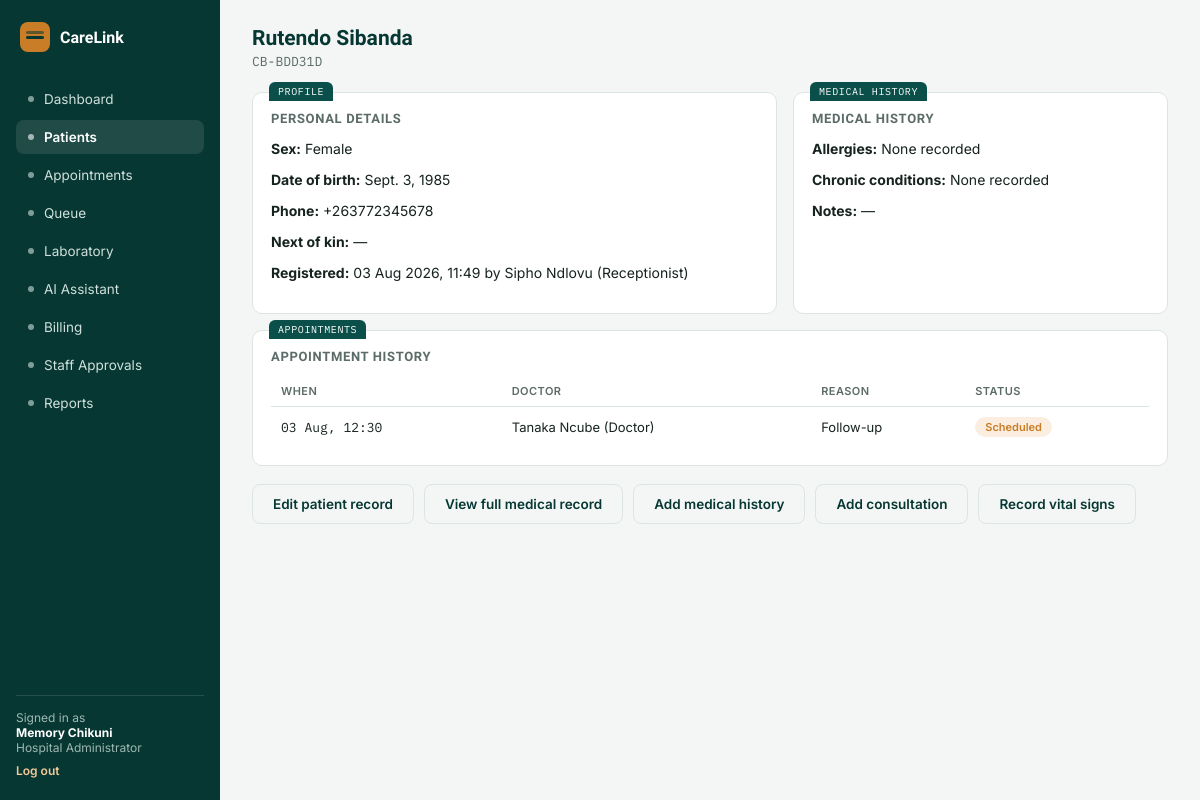
Screenshot of /patients/2/ (signed in) with the database file from the repository.
### accounts/models.py (models this page shows)
class User(AbstractUser):
    class Role(models.TextChoices):
        ADMIN = "ADMIN", "Hospital Administrator"
        DOCTOR = "DOCTOR", "Doctor"
        RECEPTIONIST = "RECEPTIONIST", "Receptionist"
        LAB_TECHNICIAN = "LAB_TECHNICIAN", "Laboratory Technician"
    role = models.CharField(max_length=20, choices=Role.choices, default=Role.RECEPTIONIST)
    staff_id = models.CharField(max_length=20, unique=True, null=True, blank=True)
    department = models.CharField(max_length=100, blank=True)
    is_approved = models.BooleanField(
        default=False,
        help_text="Staff accounts must be approved by a Hospital Administrator before they can log in.",
    )
    def __str__(self):
        return f"{self.get_full_name() or self.username} ({self.get_role_display()})"

### patients/models.py (models this page shows, shortened)
class Patient(models.Model):
    class Sex(models.TextChoices):
        FEMALE = "F", "Female"
        MALE = "M", "Male"
    patient_id = models.CharField(max_length=12, unique=True, default=generate_patient_id, editable=False)
    full_name = models.CharField(max_length=150)
    date_of_birth = models.DateField()
    sex = models.CharField(max_length=1, choices=Sex.choices)
    phone_number = models.CharField(max_length=20, blank=True)
    next_of_kin = models.CharField(max_length=150, blank=True, help_text="Name and phone number")
    allergies = models.CharField(max_length=255, blank=True)
    chronic_conditions = models.CharField(max_length=255, blank=True)
    notes = models.TextField(blank=True)
    registered_at = models.DateTimeField(auto_now_add=True)
    registered_by = models.ForeignKey(
        "accounts.User", on_delete=models.SET_NULL, null=True, related_name="patients_registered"
    )
    class Meta:
        ordering = ["-registered_at"]

### appointments/models.py (models this page shows, shortened)
class Appointment(models.Model):
    class Status(models.TextChoices):
        SCHEDULED = "SCHEDULED", "Scheduled"
        PENDING = "PENDING", "Scheduled"
        CONFIRMED = "CONFIRMED", "Confirmed"
        COMPLETED = "COMPLETED", "Completed"
        CANCELLED = "CANCELLED", "Cancelled"
    patient = models.ForeignKey(Patient, on_delete=models.CASCADE, related_name="appointments")
    doctor = models.ForeignKey(
        settings.AUTH_USER_MODEL, on_delete=models.SET_NULL, null=True,
        limit_choices_to={"role": "DOCTOR"}, related_name="appointments",
    )
    reason = models.CharField(max_length=255)
    scheduled_at = models.DateTimeField()
    status = models.CharField(max_length=20, choices=Status.choices, default=Status.SCHEDULED)
    notes = models.TextField(blank=True)
    created_at = models.DateTimeField(auto_now_add=True)
    class Meta:
        ordering = ["scheduled_at"]

### patients/views.py (the view)
# urls.py: path("patients/<int:pk>/", patient_views.patient_detail, name="patient_detail"),
@login_required
@user_passes_test(can_view_patients)
@require_http_methods(["GET"])
def patient_detail(request, pk):
    patient = get_object_or_404(Patient, pk=pk)
    if request.user.role == User.Role.RECEPTIONIST and request.user != patient.registered_by:
        messages.error(request, "You do not have permission to view this patient record.")
        return redirect("patient_list")
    medical_history = patient.medical_histories.order_by("-updated_at").first()
    consultations = patient.consultations.select_related("doctor").all()
    vital_signs = patient.vital_signs.select_related("recorded_by").all()
    return render(
        request,
        "patients/detail.html",
        {
            "patient": patient,
            "medical_history": medical_history,
            "consultations": consultations,
            "vital_signs": vital_signs,
        },
    )

### patients/views.py (called while the page is built)
def can_view_patients(user):
    return user.is_authenticated and user.role in {User.Role.ADMIN, User.Role.DOCTOR, User.Role.RECEPTIONIST}

### templates/patients/detail.html
{% extends "base.html" %}
{% block content %}
<div class="topbar"><div><h1>{{ patient.full_name }}</h1><p class="mono">{{ patient.patient_id }}</p></div></div>
<div class="grid-2">
  <div class="card tab" data-tab="PROFILE">
    <h3 class="section">Personal details</h3>
    <p><b>Sex:</b> {{ patient.get_sex_display }}</p>
    <p><b>Date of birth:</b> {{ patient.date_of_birth }}</p>
    <p><b>Phone:</b> {{ patient.phone_number|default:"—" }}</p>
    <p><b>Next of kin:</b> {{ patient.next_of_kin|default:"—" }}</p>
    <p><b>Registered:</b> {{ patient.registered_at|date:"d M Y, H:i" }} by {{ patient.registered_by|default:"—" }}</p>
  </div>
  <div class="card tab" data-tab="MEDICAL HISTORY">
    <h3 class="section">Medical history</h3>
    <p><b>Allergies:</b> {{ patient.allergies|default:"None recorded" }}</p>
    <p><b>Chronic conditions:</b> {{ patient.chronic_conditions|default:"None recorded" }}</p>
    <p><b>Notes:</b> {{ patient.notes|default:"—" }}</p>
  </div>
</div>
<div class="card tab" data-tab="APPOINTMENTS">
  <h3 class="section">Appointment history</h3>
  <table>
    <tr><th>When</th><th>Doctor</th><th>Reason</th><th>Status</th></tr>
    {% for a in patient.appointments.all %}
    <tr><td class="mono">{{ a.scheduled_at|date:"d M, H:i" }}</td><td>{{ a.doctor|default:"Unassigned" }}</td><td>{{ a.reason }}</td><td><span class="pill {{ a.status|lower }}">{{ a.get_status_display }}</span></td></tr>
    {% empty %}
    <tr><td colspan="4" style="color:var(--muted);">No appointments yet.</td></tr>
    {% endfor %}
  </table>
</div>
<div class="actions" style="margin-top:18px;">
  {% if user.role == "ADMIN" or user.role == "RECEPTIONIST" %}
    <a class="btn ghost" href="{% url 'update_patient' patient.pk %}">Edit patient record</a>
  {% endif %}
  {% if user.role == "ADMIN" or user.role == "DOCTOR" %}
    <a class="btn ghost" href="{% url 'medical_record_history' patient.pk %}">View full medical record</a>
    <a class="btn ghost" href="{% url 'add_medical_history' patient.pk %}">Add medical history</a>
    <a class="btn ghost" href="{% url 'add_consultation' patient.pk %}">Add consultation</a>
    <a class="btn ghost" href="{% url 'add_vital_signs' patient.pk %}">Record vital signs</a>
  {% endif %}
</div>
{% endblock %}

### templates/base.html (shortened to what this page needs)
{% load static %}
<!DOCTYPE html>
<html lang="en">
<head>
<link rel="stylesheet" href="{% static 'css/style.css' %}">
</head>
<body>
<div class="app">
  <aside class="sidebar">
    <div class="brand"><div class="mark"></div><span>CareLink</span></div>
    {% if user.role == "ADMIN" %}
      <a class="nav-item {% if request.path == '/dashboard/' %}on{% endif %}" href="{% url 'dashboard' %}"><span class="dot"></span>Dashboard</a>
      <a class="nav-item {% if '/patients' in request.path %}on{% endif %}" href="{% url 'patient_list' %}"><span class="dot"></span>Patients</a>
      <a class="nav-item {% if '/appointments' in request.path %}on{% endif %}" href="{% url 'appointment_list' %}"><span class="dot"></span>Appointments</a>
      <a class="nav-item {% if '/queue' in request.path %}on{% endif %}" href="{% url 'queue_dashboard' %}"><span class="dot"></span>Queue</a>
      <a class="nav-item {% if '/laboratory' in request.path %}on{% endif %}" href="{% url 'lab_dashboard' %}"><span class="dot"></span>Laboratory</a>
      <a class="nav-item {% if '/assistant' in request.path %}on{% endif %}" href="{% url 'assistant_chat' %}"><span class="dot"></span>AI Assistant</a>
      <a class="nav-item {% if '/billing' in request.path %}on{% endif %}" href="{% url 'invoice_list' %}"><span class="dot"></span>Billing</a>
      <a class="nav-item {% if '/staff/pending' in request.path %}on{% endif %}" href="{% url 'pending_staff' %}"><span class="dot"></span>Staff Approvals</a>
      <a class="nav-item {% if request.path == '/reports/' %}on{% endif %}" href="{% url 'reports' %}"><span class="dot"></span>Reports</a>
    {% endif %}
    <div class="sidebar-foot">
      Signed in as<br><b style="color:#fff;">{{ user.get_full_name|default:user.username }}</b><br>{{ user.get_role_display }}
      <a href="{% url 'logout' %}">Log out</a>
    </div>
  </aside>
  <main class="main">
    {% block content %}{% endblock %}
  </main>
</div>
</body>
</html>

### static/css/style.css (style rules this page uses)
:root { --bg:#F3F6F5; --surface:#FFFFFF; --primary:#0B4F4A; --primary-dark:#073732; --primary-tint:#E4EEEC; --accent:#C97D26; --accent-tint:#FBEEE0; --danger:#B23A48; --danger-tint:#F7E7E8; --text:#16231F; --muted:#5B6B67; --border:#DCE5E2; --radius:10px; }
* { box-sizing:border-box; }
body { margin:0;background:var(--bg);color:var(--text);font-family:'Inter',Arial,sans-serif;font-size:14px; }
h1,h2,h3 { font-family:'Sora',Arial,sans-serif; }
.mono { font-family:'IBM Plex Mono',monospace; }
a { color:inherit;text-decoration:none; }
.app { display:grid;grid-template-columns:220px 1fr;min-height:100vh; }
.sidebar { background:var(--primary-dark);color:#fff;padding:22px 16px;display:flex;flex-direction:column;gap:4px; }
.brand { display:flex;align-items:center;gap:10px;margin-bottom:26px;padding:0 4px; }
.brand .mark { width:30px;height:30px;border-radius:8px;background:var(--accent);position:relative;flex:none; }
.brand .mark::after { content:"";position:absolute;left:6px;top:14px;width:18px;height:3px;background:var(--primary-dark);border-radius:2px; }
.brand .mark::before { content:"";position:absolute;left:6px;top:9px;width:18px;height:3px;background:var(--primary-dark);border-radius:2px;opacity:.55; }
.brand span { font-family:'Sora',Arial,sans-serif;font-weight:600;font-size:16px;color:#fff; }
.nav-item { display:flex;align-items:center;gap:10px;padding:9px 12px;border-radius:8px;color:#CFE0DC;font-size:13.5px; }
.nav-item.on { background:rgba(255,255,255,.1);color:#fff;font-weight:600; }
.nav-item .dot { width:6px;height:6px;border-radius:50%;background:currentColor;opacity:.6;flex:none; }
.sidebar-foot { margin-top:auto;padding-top:14px;border-top:1px solid rgba(255,255,255,.12);font-size:12px;color:#9FB8B3; }
.sidebar-foot a { display:block;margin-top:8px;color:#F3C89A;font-weight:600; }
.main { padding:26px 32px;max-width:1100px; }
.topbar { display:flex;justify-content:space-between;align-items:flex-start;margin-bottom:22px;flex-wrap:wrap;gap:12px; }
.topbar h1 { font-size:21px;margin:0 0 3px;color:var(--primary-dark); }
.topbar p { margin:0;color:var(--muted);font-size:13px; }
.card { background:var(--surface);border:1px solid var(--border);border-radius:var(--radius);position:relative;padding:18px;margin-bottom:16px; }
.card.tab::before { content:attr(data-tab);position:absolute;top:-11px;left:16px;background:var(--primary);color:#fff;font-family:'IBM Plex Mono',monospace;font-size:10px;letter-spacing:.06em;padding:3px 9px;border-radius:6px 6px 0 0; }
.grid-2 { display:grid;grid-template-columns:1.4fr 1fr;gap:16px; }
table { width:100%;border-collapse:collapse;font-size:13px; }
th { text-align:left;color:var(--muted);font-weight:600;font-size:11px;text-transform:uppercase;letter-spacing:.04em;padding:8px 10px;border-bottom:1px solid var(--border); }
td { padding:10px;border-bottom:1px solid var(--border); }
tr:last-child td { border-bottom:none; }
.pill { display:inline-block;padding:3px 10px;border-radius:20px;font-size:11px;font-weight:600; }
.pill.wait,.pill.pending { background:var(--accent-tint);color:var(--accent); }
h3.section { font-size:13px;text-transform:uppercase;letter-spacing:.05em;color:var(--muted);margin:0 0 12px;font-weight:600; }
.btn { border:none;border-radius:8px;padding:11px 20px;font-size:13.5px;font-weight:600;cursor:pointer;font-family:'Inter',Arial,sans-serif;display:inline-block; }
.btn.ghost { background:transparent;color:var(--primary-dark);border:1px solid var(--border); }
.actions { display:flex;gap:10px;margin-top:6px;flex-wrap:wrap; }

### rows the page displays
User: get_full_name "Memory Chikuni", role "Hospital Administrator"
Patient: full_name "Rutendo Sibanda", patient_id "CB-BDD31D", sex "Female", date_of_birth "Sept. 3, 1985", phone_number "+263772345678", next_of_kin "—", registered_at "03 Aug 2026, 11:49", registered_by "Sipho Ndlovu (Receptionist)", allergies "None recorded", chronic_conditions "None recorded", notes "—"
Appointment: scheduled_at "03 Aug, 12:30", doctor "Tanaka Ncube (Doctor)", reason "Follow-up", status "Scheduled"
